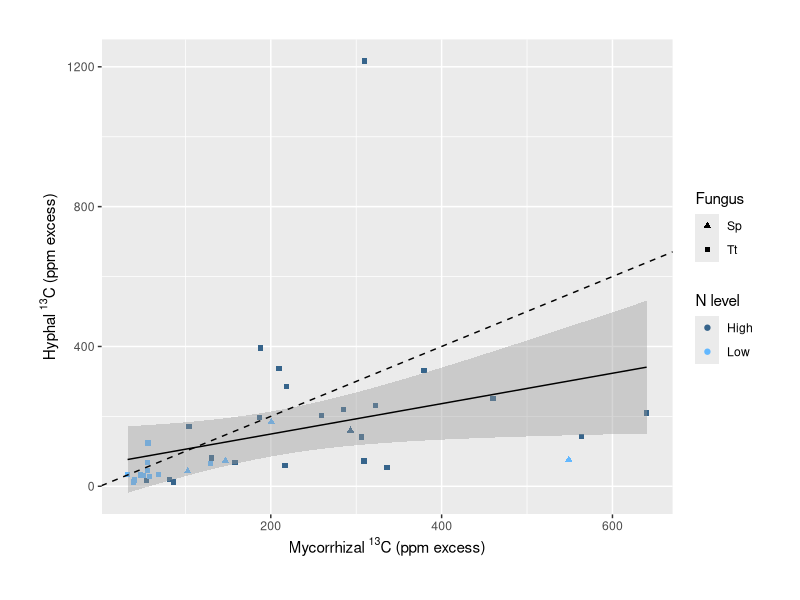

Generate this figure with R: (Note: this script raises an error after producing the figure.)
#5-4-FC_hyphal_vs_myco_13C_without_outlier_stats

setwd("~/Documents/Fungal competition project/fungal-competition2020/")

library(cowplot)
library(tidyverse)
library(lme4)
library(lmerTest)

carboninfo = read_csv("processeddata/data_for_carbon_only_analyses.csv")

#### How well did hyphal C track myco C? ####

hyphalCformycoC_plot_withoutlier = ggplot(data = carboninfo) +
  geom_point(aes(x = mycoC13ppmexcess,
                 y = hyphae.ppm13Cexcess, 
                 color = N_level,
                 shape =compartment_fungus)) +
  geom_smooth(method = "lm", aes(x = mycoC13ppmexcess,
                                 y = hyphae.ppm13Cexcess),
              color = "black",
              size = 0.5) +
  scale_color_manual(values = c("steelblue4", "steelblue1"),
                     name = "N level") +
  scale_shape_manual(values = c(17, 15),
                     name = "Fungus") +
  ylab(expression("Hyphal "^13*"C (ppm excess)")) +
  xlab(expression("Mycorrhizal "^13*"C (ppm excess)")) +
  theme(plot.margin = unit(c(1,1,1,1), "cm")) +
  geom_abline(intercept = 0, slope = 1, linetype = "dashed")

save_plot("plots/Regression_hyphal_C_for_myco_C_with_outlier.pdf", 
          hyphalCformycoC_plot_withoutlier,
          ncol = 1,
          base_aspect_ratio = 1.4)

ggsave("plots/Regression_hyphal_C_for_myco_C_with_outlier.jpeg", 
       plot = hyphalCformycoC_plot_withoutlier,
       device = "jpeg",
       width = 7, height = 5, units = "in")

### Stats with outlier ###
myhyphaelm_withoutlier = lm((hyphae.ppm13Cexcess) ~ mycoC13ppmexcess, data = carboninfo)
plot(myhyphaelm_withoutlier)
summary(myhyphaelm_withoutlier)

# LME approach: NOT using this because pairing hyphae
# with mycos in the same compartment controls for batch and
# plant effects in itself -- there's no need to also
# include this as a random effect separately.

# hyphaelme_withoutlier = lmer(hyphae.ppm13Cexcess ~ mycoC13ppmexcess + (1|Batch), data = carboninfo)
# # boundary (singular) fit. Maybe not a problem?
# plot(hyphaelme_withoutlier) #outlier is very clear
# summary(hyphaelme_withoutlier)

sink("stats_tables/hyphae13C_vs_myco13C_withoutlier_lm_results.html")

stargazer(myhyphaelm_withoutlier, type = "html",
          digits = 3,
          star.cutoffs = c(0.05, 0.01, 0.001),
          digit.separator = "",
          summary = FALSE)

sink()
